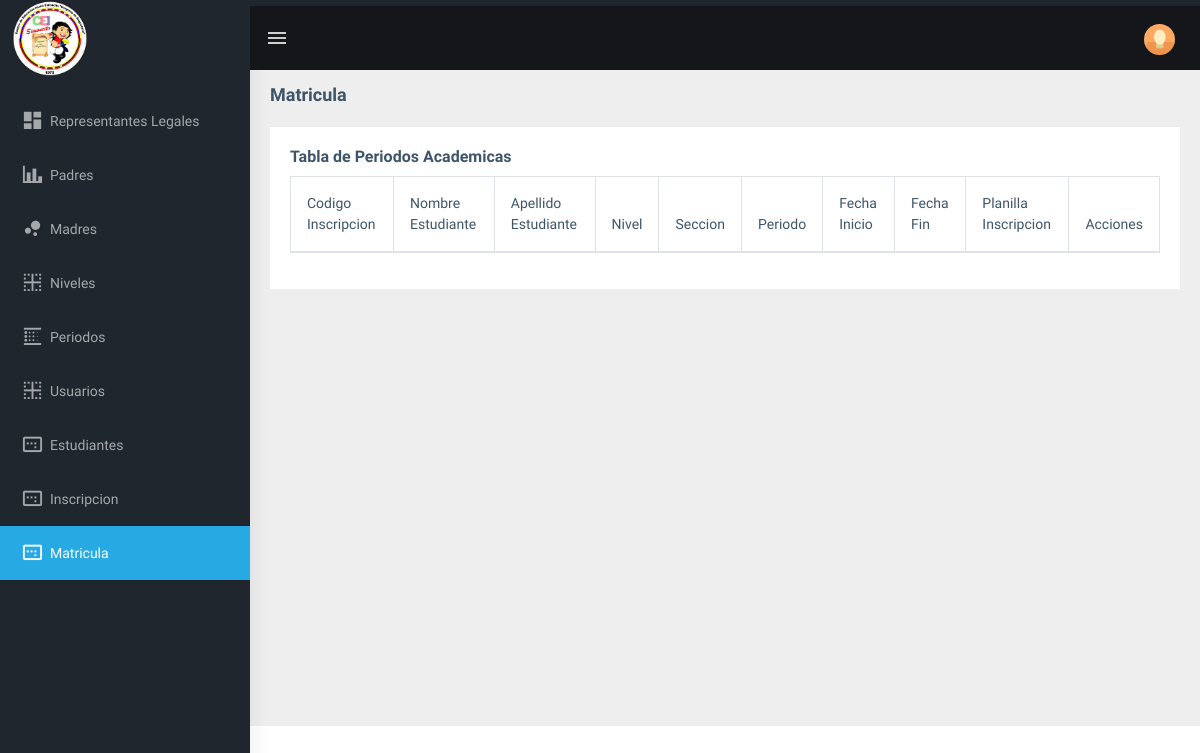
The page /admin/matricula.php (signed in) on the database as committed earlier.
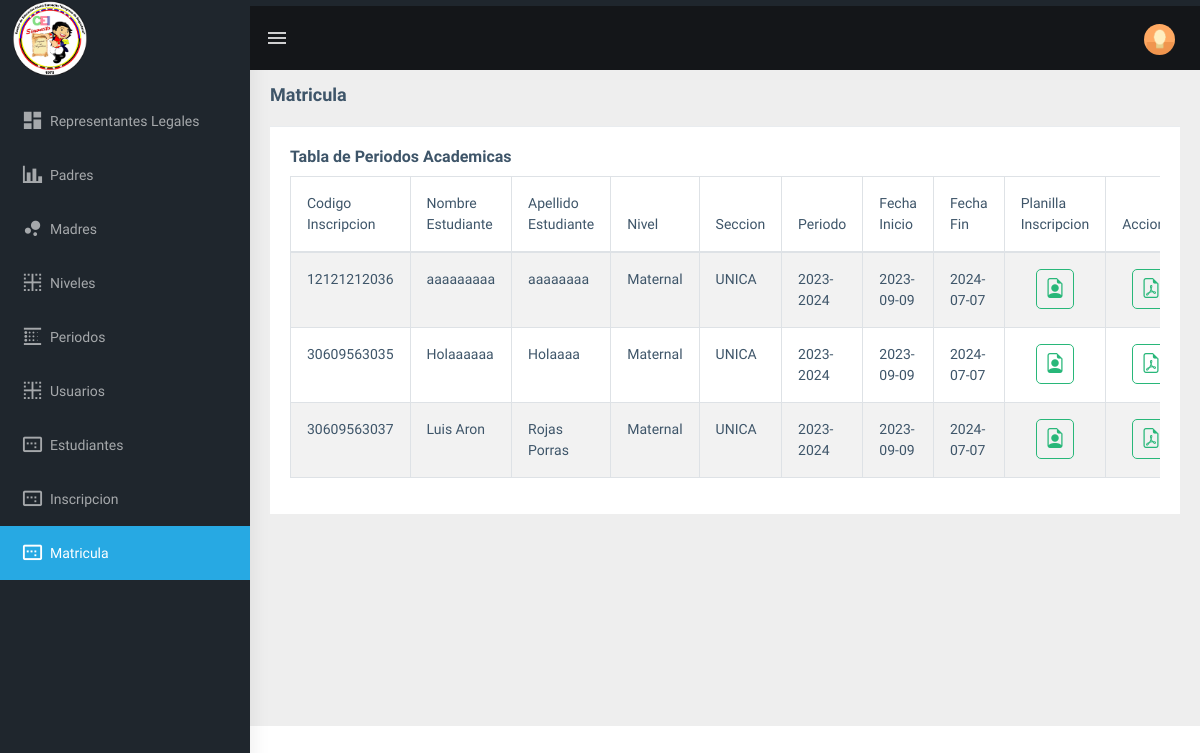
The same page on the database as committed later.
### tables this page shows
CREATE TABLE `inscripcion` (
  `codigo_inscripcion` varchar(50) NOT NULL,
  `cedula_escolar` varchar(15) NOT NULL,
  `codigo_nivelseccion` int(11) NOT NULL,
  `codigo_periodo` int(3) NOT NULL,
  `fecha` date NOT NULL
);

CREATE TABLE `estudiante` (
  `cedula_escolar` varchar(15) NOT NULL,
  `Nacionalidad` char(2) NOT NULL,
  `nombres` varchar(35) NOT NULL,
  `apellidos` varchar(35) NOT NULL,
  `fecha_nacimiento` date DEFAULT NULL,
  `lugar_nacimiento` varchar(80) NOT NULL,
  `estado` varchar(20) NOT NULL,
  `codigo_nacionalidad` int(3) NOT NULL,
  `estado_hermano` varchar(3) NOT NULL,
  `cantidad_hermano` int(3) NOT NULL,
  `sexo_hermano` varchar(3) NOT NULL,
  `lugar_hermano` varchar(20) NOT NULL,
  `cedula_representante` varchar(10) NOT NULL,
  `cedula_papa` varchar(10) NOT NULL,
  `cedula_mama` varchar(10) NOT NULL,
  `caso_emergencia` int(3) NOT NULL,
  `foto_estudiante` longblob DEFAULT NULL,
  `procedencia` varchar(30) NOT NULL,
  `estado_estudiante` int(3) NOT NULL DEFAULT 1,
  `edad` int(11) NOT NULL
);

CREATE TABLE `niveles` (
  `codigo_niveles` int(5) NOT NULL,
  `descripcion` varchar(50) NOT NULL,
  `codigo_estado` int(3) NOT NULL DEFAULT 1
);

CREATE TABLE `secciones` (
  `codigo_seccion` int(5) NOT NULL,
  `nombre` varchar(15) NOT NULL
);

CREATE TABLE `periodo_academico` (
  `codigo_periodo` int(3) NOT NULL,
  `nombre` varchar(30) NOT NULL,
  `fecha_inicio` date NOT NULL,
  `fecha_fin` date NOT NULL,
  `actual` int(11) NOT NULL DEFAULT 0
);

### admin/matricula.php (the view, shortened to what the changed rows need)
<!DOCTYPE html>
<html dir="ltr" lang="en">
<head>
    <link href="../assets/libs/flot/css/float-chart.css" rel="stylesheet">
    <link rel="stylesheet" type="text/css" href="../assets/extra-libs/multicheck/multicheck.css">
    <link href="../assets/libs/datatables.net-bs4/css/dataTables.bootstrap4.css" rel="stylesheet">
    <link href="../dist/css/style.min.css" rel="stylesheet">
    <link href="css/formulario.css" rel="stylesheet">
    <link rel="stylesheet" href="../assets/libs/sweetAlerts2/sweetalert2.css">
    <link rel="stylesheet" href="https://cdn.jsdelivr.net/npm/bootstrap-icons@1.11.3/font/bootstrap-icons.min.css">
</head>
<body>
    <?php
    include 'includes/navbar.php';
    include '../php/conexion.php';
    $sentencia = ("SELECT inscripcion.*, estudiante.nombres AS nombres_estudiante, estudiante.apellidos AS apellidos_estudiante,
    periodo_academico.fecha_inicio, periodo_academico.fecha_fin, niveles.descripcion AS nivel_descripcion, periodo_academico.nombre, secciones.nombre as seccion
    FROM inscripcion
    INNER JOIN estudiante ON inscripcion.cedula_escolar = estudiante.cedula_escolar
    INNER JOIN periodo_academico ON inscripcion.codigo_periodo = periodo_academico.codigo_periodo
    INNER JOIN nivel_seccion ON inscripcion.codigo_nivelseccion = nivel_seccion.codigo_nivelseccion
    INNER JOIN niveles ON niveles.codigo_niveles=nivel_seccion.codigo_niveles
    INNER JOIN secciones ON secciones.codigo_seccion=nivel_seccion.codigo_seccion
    WHERE periodo_academico.actual = 1;");
    $mostrar = mysqli_query($conexion, $sentencia);
    ?>
    <div class="page-wrapper">
        <div class="container-fluid">
            <div class="row">
                <div class="col-md-12">
                    <div class="card">
                        <div class="card-body">
                            <div class="table-responsive">
                                <table id="zero_config" class="table table-striped table-bordered">
                                    <thead>
                                        <tr>
                                            <th>Codigo Inscripcion</th>
                                            <th>Nombre Estudiante</th>
                                            <th>Apellido Estudiante</th>
                                            <th>Nivel</th>
                                            <th>Seccion</th>
                                            <th>Periodo</th>
                                            <th>Fecha Inicio</th>
                                            <th>Fecha Fin</th>
                                            <th>Planilla Inscripcion</th>
                                            <th>Acciones</th>
                                        </tr>
                                    </thead>
                                    <tbody>
                                        <?php
                                        while ($r = mysqli_fetch_array($mostrar)) {
                                            $nivelDescripcion = $r['nivel_descripcion'];
                                            ?>
                                            <tr>
                                                <td>
                                                    <?php echo $r['codigo_inscripcion'] ?>
                                                </td>
                                                <td>
                                                    <?php echo $r['nombres_estudiante'] ?>
                                                </td>
                                                <td>
                                                    <?php echo $r['apellidos_estudiante'] ?>
                                                </td>
                                                <td>
                                                    <?php echo $nivelDescripcion ?>
                                                </td>
                                                <td>
                                                    <?php echo $r['seccion'] ?>
                                                </td>
                                                <td>
                                                    <?php echo $r['nombre'] ?>
                                                </td>
                                                <td>
                                                    <?php echo $r['fecha_inicio'] ?>
                                                </td>
                                                <td>
                                                    <?php echo $r['fecha_fin'] ?>
                                                </td>
                                                <td style="text-align:center;">
                                                    <?php echo "<a target='_blank' class='btn btn-outline-success btn-sm' style='border-radius:5px;' href='../php/generar_planillainscripcion.php?codigo_inscripcion=".$r['codigo_inscripcion']."'><i class='bi bi-file-earmark-person' style='font-size: 20px;text-align:center;'></i></a>"; ?>
                                                </td>
                                                <td  style="text-align:center;">
                                                    <?php
                                                        $data = array(
                                                            'codigo_inscripcion' => $r['codigo_inscripcion'],
                                                            'cedula_escolar' => $r['cedula_escolar'],
                                                            'nivelDescripcion' => $nivelDescripcion
                                                        );
                                                        echo "<button class='btn btn-outline-success btn-sm' style='border-radius:5px;' onclick='openAlert(".(json_encode($data)).")'><i class='bi bi-file-earmark-pdf' style='font-size: 20px;text-align:center;'></i></button>";
                                                    ?>
                                                </td>
                                            </tr>
                                            <?php
                                        }
                                        ?>
                                    </tbody>
                                </table>
                            </div>
                        </div>
                    </div>
                </div>
            </div>
        </div>
</body>
</html>

Rows that differ between the two databases and show on the page:
added inscripcion: codigo_inscripcion "12121212036", cedula_escolar.nombres "aaaaaaaaa", cedula_escolar.apellidos "aaaaaaaa", niveles.descripcion "Maternal", secciones.nombre "UNICA", codigo_periodo.nombre "2023-2024", codigo_periodo.fecha_inicio "2023-09-09", codigo_periodo.fecha_fin "2024-07-07"
added inscripcion: codigo_inscripcion "30609563035", cedula_escolar.nombres "Holaaaaaa", cedula_escolar.apellidos "Holaaaa", niveles.descripcion "Maternal", secciones.nombre "UNICA", codigo_periodo.nombre "2023-2024", codigo_periodo.fecha_inicio "2023-09-09", codigo_periodo.fecha_fin "2024-07-07"
added inscripcion: codigo_inscripcion "30609563037", cedula_escolar.nombres "Luis Aron", cedula_escolar.apellidos "Rojas Porras", niveles.descripcion "Maternal", secciones.nombre "UNICA", codigo_periodo.nombre "2023-2024", codigo_periodo.fecha_inicio "2023-09-09", codigo_periodo.fecha_fin "2024-07-07"
